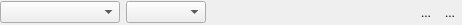
<?xml version="1.0" encoding="UTF-8"?>
<ui version="4.0">
 <class>Form</class>
 <widget class="QWidget" name="Form">
  <property name="geometry">
   <rect>
    <x>0</x>
    <y>0</y>
    <width>462</width>
    <height>25</height>
   </rect>
  </property>
  <property name="minimumSize">
   <size>
    <width>460</width>
    <height>24</height>
   </size>
  </property>
  <property name="maximumSize">
   <size>
    <width>16777215</width>
    <height>25</height>
   </size>
  </property>
  <property name="windowTitle">
   <string>Form</string>
  </property>
  <layout class="QHBoxLayout" name="horizontalLayout">
   <property name="spacing">
    <number>0</number>
   </property>
   <property name="margin">
    <number>0</number>
   </property>
   <item>
    <widget class="QComboBox" name="uiTermDDL">
     <property name="minimumSize">
      <size>
       <width>120</width>
       <height>0</height>
      </size>
     </property>
     <property name="maximumSize">
      <size>
       <width>120</width>
       <height>16777215</height>
      </size>
     </property>
    </widget>
   </item>
   <item>
    <spacer name="horizontalSpacer">
     <property name="orientation">
      <enum>Qt::Horizontal</enum>
     </property>
     <property name="sizeType">
      <enum>QSizePolicy::Fixed</enum>
     </property>
     <property name="sizeHint" stdset="0">
      <size>
       <width>6</width>
       <height>20</height>
      </size>
     </property>
    </spacer>
   </item>
   <item>
    <widget class="QComboBox" name="uiOperatorDDL">
     <property name="minimumSize">
      <size>
       <width>80</width>
       <height>0</height>
      </size>
     </property>
     <property name="maximumSize">
      <size>
       <width>80</width>
       <height>16777215</height>
      </size>
     </property>
    </widget>
   </item>
   <item>
    <spacer name="horizontalSpacer_2">
     <property name="orientation">
      <enum>Qt::Horizontal</enum>
     </property>
     <property name="sizeType">
      <enum>QSizePolicy::Fixed</enum>
     </property>
     <property name="sizeHint" stdset="0">
      <size>
       <width>6</width>
       <height>20</height>
      </size>
     </property>
    </spacer>
   </item>
   <item>
    <widget class="QScrollArea" name="uiWidgetAREA">
     <property name="minimumSize">
      <size>
       <width>0</width>
       <height>24</height>
      </size>
     </property>
     <property name="maximumSize">
      <size>
       <width>16777215</width>
       <height>24</height>
      </size>
     </property>
     <property name="frameShape">
      <enum>QFrame::NoFrame</enum>
     </property>
     <property name="verticalScrollBarPolicy">
      <enum>Qt::ScrollBarAlwaysOff</enum>
     </property>
     <property name="horizontalScrollBarPolicy">
      <enum>Qt::ScrollBarAlwaysOff</enum>
     </property>
     <property name="widgetResizable">
      <bool>true</bool>
     </property>
     <widget class="QWidget" name="scrollAreaWidgetContents">
      <property name="geometry">
       <rect>
        <x>0</x>
        <y>0</y>
        <width>204</width>
        <height>24</height>
       </rect>
      </property>
     </widget>
    </widget>
   </item>
   <item>
    <widget class="QToolButton" name="uiRemoveBTN">
     <property name="text">
      <string>...</string>
     </property>
     <property name="icon">
      <iconset resource="../../../../../resources/projexui_default.qrc">
       <normaloff>:/default/img/remove.png</normaloff>:/default/img/remove.png</iconset>
     </property>
     <property name="autoRaise">
      <bool>true</bool>
     </property>
    </widget>
   </item>
   <item>
    <widget class="QToolButton" name="uiAddBTN">
     <property name="text">
      <string>...</string>
     </property>
     <property name="icon">
      <iconset resource="../../../../../resources/projexui_default.qrc">
       <normaloff>:/default/img/add.png</normaloff>:/default/img/add.png</iconset>
     </property>
     <property name="autoRaise">
      <bool>true</bool>
     </property>
    </widget>
   </item>
  </layout>
 </widget>
 <resources>
  <include location="../../../../../resources/projexui_default.qrc"/>
 </resources>
 <connections/>
</ui>
